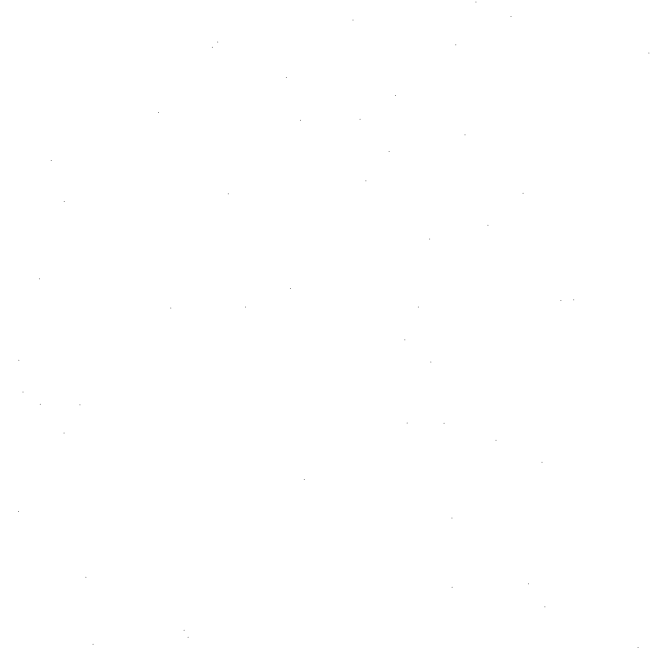
Frame 1 (no input)
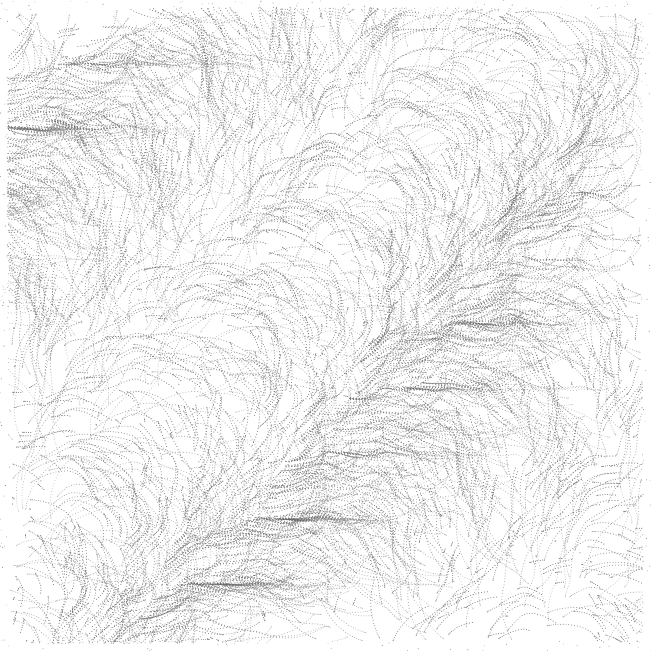
Frame 60 (no input)
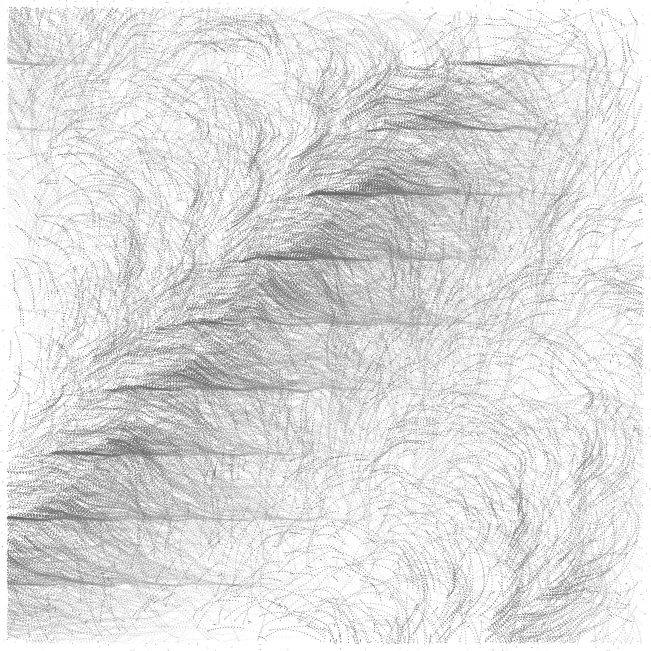
Frame 120 (the mouse pressed at the canvas centre since frame 60)

The p5.js sketch that drew these frames (run headless with seeded random() and noise() and a simulated clock; from frame 60 on, the mouse is pressed at the canvas centre):

// p5.js sketch
// ── sketch.js
var grid = [];
var cols = 10;
var rows = 10;
var cellWidth = 65;
var particles = [];



function setup() {
  createCanvas(cols*cellWidth + 1,rows*cellWidth + 1);
  createGrid();
}

function draw() {
  frameRate(30);
	background(255,4);

  createParticles(50);
  updateCells();
  //showCells();
  showParticles();
}



function createGrid() {
  for (var i = 0; i < cols; i++) {
    grid[i] = [];
    for (var j = 0; j < rows; j++) {
      grid[i][j] = (new Cell(i,j,1,map(i,0,cols,0,TWO_PI) + map(j,0,rows,0,TWO_PI)));
    }
  }
}

function createParticles(count) {
  for (var i = 0; i < count; i++) {
    particles.push(new Particle(random(width),random(height)));
  }
}

function showParticles() {
  for (var i = particles.length - 1; i >= 0; i--) {
    var current = particles[i];
    if (current.pos.x < 10 || current.pos.x > width - 10 || current.pos.y < 10 || current.pos.y > height - 10)
      particles.splice(i,1);

    current.show();
    current.update();
  }
}


function updateCells() {
  for (var i = 0; i < cols; i++) {
    for (var j = 0; j < rows; j++) {
      grid[i][j].update();
    }
  }
}

function showCells() {
  for (var i = 0; i < cols; i++) {
    for (var j = 0; j < rows; j++) {
      grid[i][j].show();
    }
  }
}


// function mouseDragged() {
//   if (mouseX > 0 && mouseX < width && mouseY > 0 && mouseY < height) {
//     particles.push(new Particle(mouseX,mouseY));
//   }
// }

// ── cell.js
function Cell(col,row,radius,angle) {
  this.col = col;
  this.row = row;
  this.angle = angle;
  this.radius = radius;
  this.dir;

  this.x = this.col*cellWidth;
  this.y = this.row*cellWidth;


  this.line = {
    x:this.x + cellWidth/2,
    y:this.y + cellWidth/2,

    angle:this.angle,
    radius:this.radius,
    dir:this.dir,


    show:function() {
      line(
        this.x,
        this.y,
        this.x + this.dir.x*cellWidth/2,
        this.y + this.dir.y*cellWidth/2
      );
    },

    update:function() {
      this.angle += PI/70 + random(-PI/150,PI/150);
      this.dir = p5.Vector.fromAngle(this.angle).mult(this.radius);
    }
  };


  this.show = function() {
    noFill();
    stroke(0);
    strokeWeight(1);

    rect(this.x,this.y,cellWidth,cellWidth);
    this.line.show();
  }

  this.update = function() {
    this.line.update();
  }
}

// ── particle.js
function Particle(x,y) {
  this.pos = createVector(x,y);
  this.vel = createVector(0,0);

  this.show = function() {
    stroke(100);
    strokeWeight(1);
    point(this.pos.x,this.pos.y);
  }

  this.update = function() {
    this.host = this.findCell();
    this.vel.add(this.host.line.dir);
    this.pos.add(this.vel.mult(0.75));
  }

  this.findCell = function() {
    var cellCol = floor(this.pos.x/cellWidth)%cols;
    var cellRow = floor(this.pos.y/cellWidth)%rows;
    return grid[cellCol][cellRow];
  }
}
